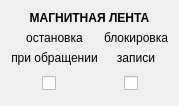
  <widget class="QWidget" name="gridLayoutWidget_3">
   <property name="geometry">
    <rect>
     <x>10</x>
     <y>330</y>
     <width>156</width>
     <height>82</height>
    </rect>
   </property>
   <layout class="QGridLayout" name="gridLayout_3">
    <item row="2" column="0">
     <widget class="QLabel" name="label_23">
      <property name="text">
       <string>при обращении</string>
      </property>
      <property name="alignment">
       <set>Qt::AlignCenter</set>
      </property>
     </widget>
    </item>
    <item row="1" column="0">
     <widget class="QLabel" name="label_24">
      <property name="text">
       <string>остановка</string>
      </property>
      <property name="alignment">
       <set>Qt::AlignCenter</set>
      </property>
     </widget>
    </item>
    <item row="0" column="0" colspan="2">
     <widget class="QLabel" name="label_25">
      <property name="font">
       <font>
        <weight>75</weight>
        <bold>true</bold>
       </font>
      </property>
      <property name="text">
       <string>МАГНИТНАЯ ЛЕНТА</string>
      </property>
      <property name="alignment">
       <set>Qt::AlignCenter</set>
      </property>
     </widget>
    </item>
    <item row="3" column="0">
     <layout class="QHBoxLayout" name="horizontalLayout_16">
      <item>
       <widget class="Switch" name="checkBox_2">
        <property name="minimumSize">
         <size>
          <width>24</width>
          <height>24</height>
         </size>
        </property>
        <property name="maximumSize">
         <size>
          <width>24</width>
          <height>24</height>
         </size>
        </property>
        <property name="text">
         <string/>
        </property>
       </widget>
      </item>
     </layout>
    </item>
    <item row="1" column="1">
     <widget class="QLabel" name="label_27">
      <property name="text">
       <string>блокировка</string>
      </property>
      <property name="alignment">
       <set>Qt::AlignCenter</set>
      </property>
     </widget>
    </item>
    <item row="2" column="1">
     <widget class="QLabel" name="label_28">
      <property name="text">
       <string>записи</string>
      </property>
      <property name="alignment">
       <set>Qt::AlignCenter</set>
      </property>
     </widget>
    </item>
    <item row="3" column="1">
     <layout class="QHBoxLayout" name="horizontalLayout_17">
      <item>
       <widget class="Switch" name="checkBox_3">
        <property name="minimumSize">
         <size>
          <width>24</width>
          <height>24</height>
         </size>
        </property>
        <property name="maximumSize">
         <size>
          <width>24</width>
          <height>24</height>
         </size>
        </property>
        <property name="text">
         <string/>
        </property>
       </widget>
      </item>
     </layout>
    </item>
   </layout>
  </widget>
